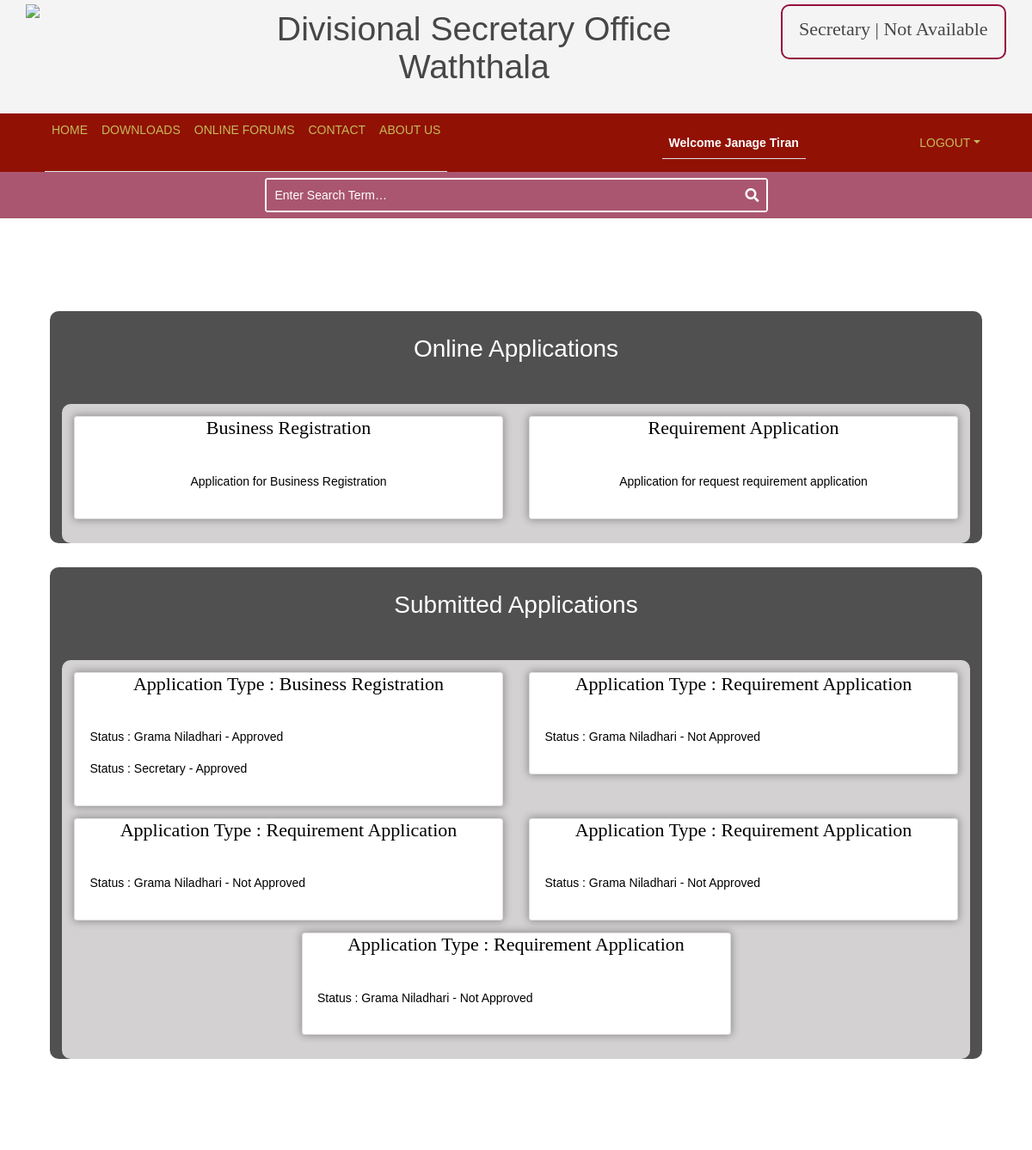
Before: /online_application_home.php (signed in, upper part) with the older database file.
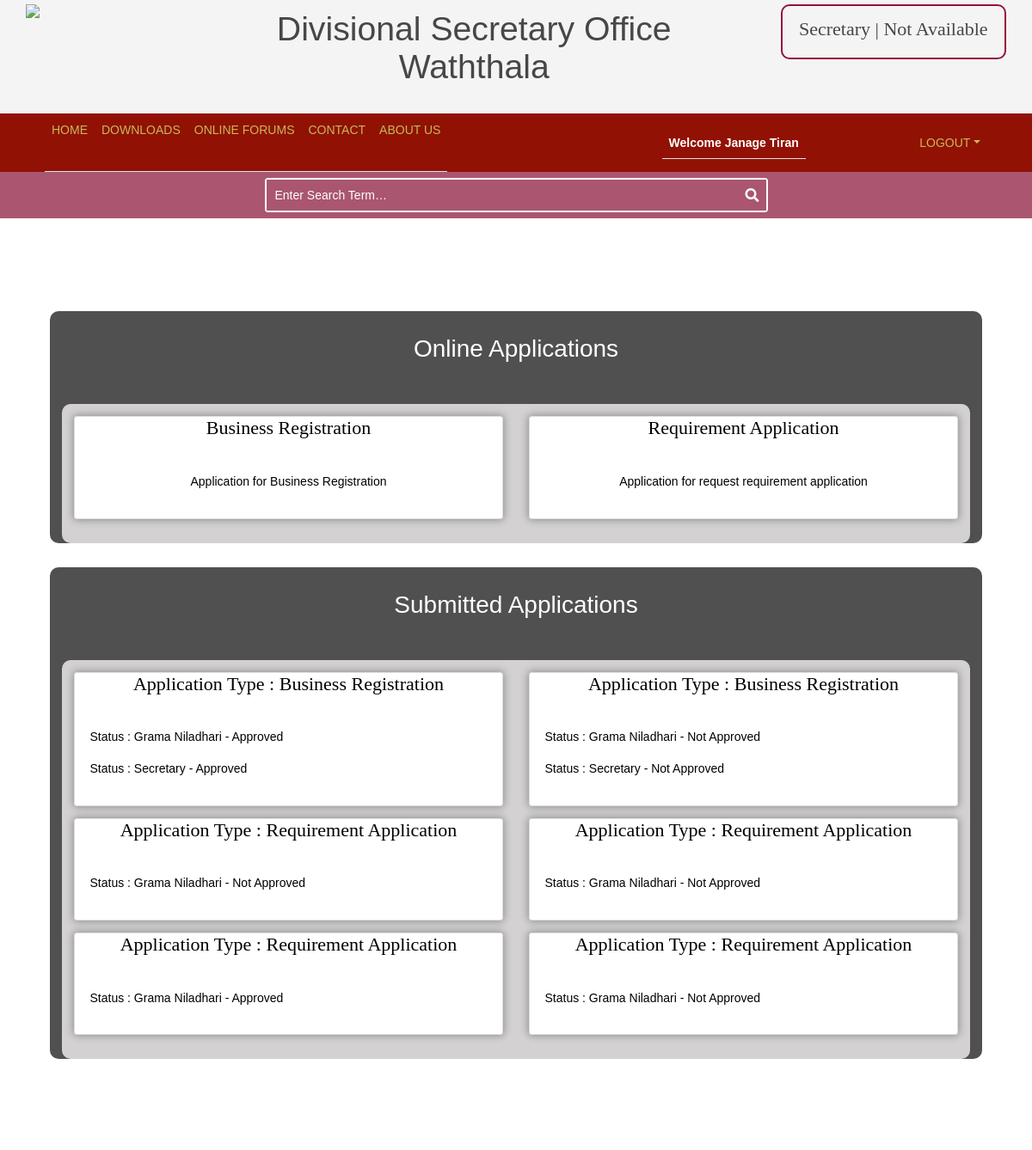
After: the same page with the newer database file.
### tables this page shows
CREATE TABLE `business_registration` (
  `f_id` int(11) NOT NULL,
  `b_name` varchar(200) NOT NULL,
  `b_form` varchar(300) NOT NULL,
  `b_address` varchar(200) NOT NULL,
  `b_date` date NOT NULL,
  `b_emp_count` int(11) NOT NULL,
  `b_sub_name` varchar(200) NOT NULL DEFAULT 'No',
  `b_owner_address` varchar(300) NOT NULL,
  `b_contact` varchar(15) NOT NULL,
  `b_citizenship` varchar(200) NOT NULL,
  `b_email` varchar(200) NOT NULL,
  `b_ownership` varchar(200) NOT NULL,
  `b_grama_division` varchar(200) NOT NULL,
  `grama_niladhari_approval` int(11) DEFAULT '0',
  `secretary_approval` int(11) DEFAULT '0',
  `submitted_by` int(11) NOT NULL,
  `date` datetime NOT NULL DEFAULT CURRENT_TIMESTAMP,
  `approved_date` datetime DEFAULT NULL,
  `grama_niladhari_sign` varchar(200) DEFAULT NULL,
  `secretary_sign` varchar(200) DEFAULT NULL
);

CREATE TABLE `requirement_application` (
  `f_id` int(11) NOT NULL,
  `full_name` varchar(200) NOT NULL,
  `division` varchar(200) NOT NULL,
  `address` varchar(200) NOT NULL,
  `contact` varchar(15) NOT NULL,
  `email` varchar(200) NOT NULL,
  `requirement` varchar(500) NOT NULL,
  `nic` varchar(20) NOT NULL,
  `gender` varchar(20) NOT NULL,
  `grama_approval` int(11) NOT NULL DEFAULT '0',
  `submitted_by` int(11) NOT NULL,
  `date` datetime NOT NULL DEFAULT CURRENT_TIMESTAMP,
  `approved_date` datetime DEFAULT NULL,
  `grama_niladhari_sign` varchar(200) DEFAULT NULL
);

### online_application_home.php (the view, shortened to what the changed rows need)
<?php
    require "connection/connection.php";
    include "support/header.php";
?>
	<link href="layout/styles/dashboard.css" rel="stylesheet" type="text/css" media="all">
    <div class="container">
        <div class="dash">
            <div class="topic">
                <h1>Online Applications</h1>
            </div>
            <div class="panel">
                <div class="row justify-content-center">
                    <div class="col-md-6 col-sm-12 mb-3">
                        <a href="online_application.php">
                            <div class="card">
                                <div class="text-center">
                                    <h1>Business Registration</h1>
                                </div>
                            </div>
                        </a>
                    </div>
                    <div class="col-md-6 col-sm-12 mb-3">
                        <a href="online_application2.php">
                            <div class="card">
                                <div class="text-center">
                                    <h1>Requirement Application</h1>
                                </div>
                            </div>
                        </a>
                    </div>
                </div>
            </div>
        </div>
    <?php
    if($_SESSION['TYPE'] == '0'){
        $id = $_SESSION['USER_ID'];
        $sql1  = "SELECT * FROM business_registration WHERE submitted_by= '$id'";
        $sql2  = "SELECT * FROM requirement_application WHERE submitted_by= '$id'";
        $result_business = mysqli_query($conn, $sql1);
        $result_requirement = mysqli_query($conn, $sql2);
        $business = mysqli_fetch_all($result_business,MYSQLI_ASSOC);
        $requirement = mysqli_fetch_all($result_requirement,MYSQLI_ASSOC);
    ?>
        <div class="dash">
            <div class="topic">
                <h1>Submitted Applications</h1>
            </div>
            <div class="panel">
                <div class="row justify-content-center">
                    <?php
                        foreach($business as $obj){
                            $grama = $obj['grama_niladhari_approval'];
                            $sec = $obj['secretary_approval'];
                            $g_status = "Not Approved";
                            $s_status = "Not Approved";
                            if($grama == '1'){
                                $g_status = "Approved";
                            }else if($grama == '3'){
                                $g_status = "Rejected";
                            }
                            if($sec == '1'){
                                $s_status = "Approved";
                            }else if($sec == '3'){
                                $s_status = "Rejected";
                            }
                    ?>
                    <div class="col-md-6 col-sm-12 mb-3">
                        <a href="view_application1.php?id=<?php echo $obj['f_id'] ?>">
                            <div class="card">
                                <div class="text-center">
                                    <h1>Application Type : Business Registration</h1>
                                </div>
                                <div class="card-body">
                                    <div class="details">
                                        <p>Status : Grama Niladhari - <?php echo $g_status ?></p>
                                        <p>Status : Secretary - <?php echo $s_status ?></p>
                                    </div>
                                </div>
                            </div>
                        </a>
                    </div>
                    <?php
                        }
                        foreach($requirement as $obj){
                            $grama = $obj['grama_approval'];
                            $g_status = "Not Approved";
                            if($grama == '1'){
                                $g_status = "Approved";
                            }else if($grama == '3'){
                                $g_status = "Rejected";
                            }
                    ?>
                    <div class="col-md-6 col-sm-12 mb-3">
                        <a href="view_application2.php?id=<?php echo $obj['f_id'] ?>">
                            <div class="card">
                                <div class="text-center">
                                    <h1>Application Type : Requirement Application</h1>
                                </div>
                                <div class="card-body">
                                    <div class="details">
                                        <p>Status : Grama Niladhari - <?php echo $g_status ?></p>
                                    </div>
                                </div>
                            </div>
                        </a>
                    </div>
                    <?php
                        }
                    ?>
                </div>
            </div>
        </div>
        <?php
    }
        ?>
    </div>
<?php
include "support/footer.php";
?>

Changed rows visible on the page:
added business_registration: g_status "Not Approved", s_status "Not Approved"
changed requirement_application: grama_approval "Not Approved" → "Approved"
